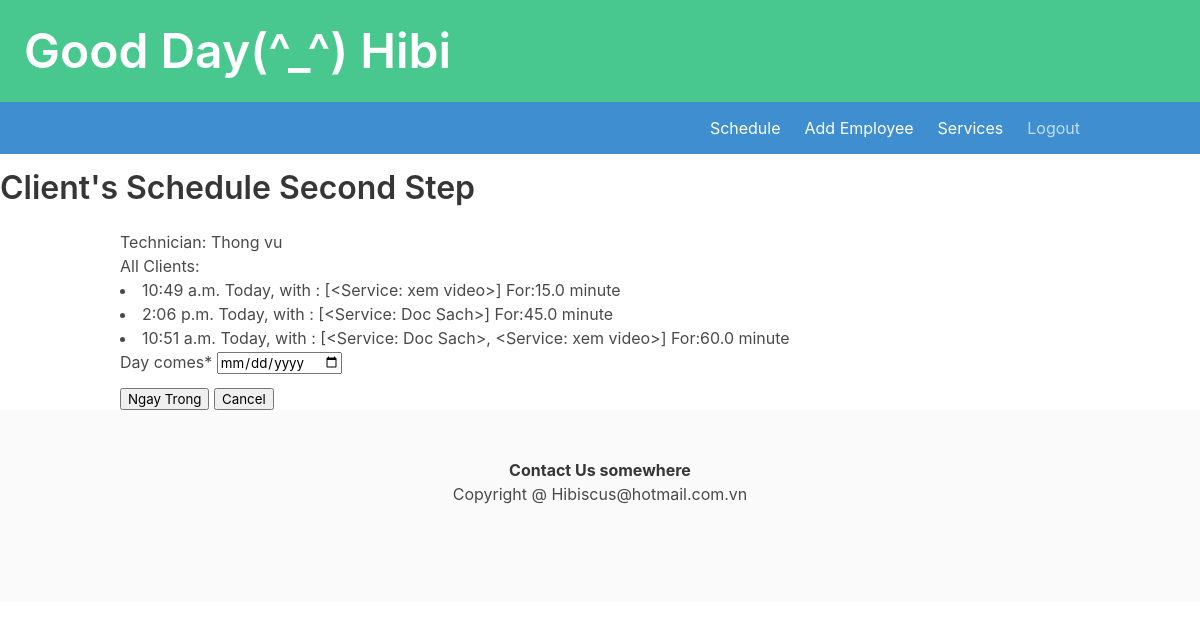
The app's page /dathen/tech/2/ (signed in) with its own data.
### ledger/models.py (models this page shows, shortened)
class Technician(models.Model):
    name = models.CharField(max_length=25)
    phone = PhoneNumberField()
    email = models.EmailField(max_length=40, null=True, blank=True)
    owner = models.ForeignKey(settings.AUTH_USER_MODEL, on_delete=models.DO_NOTHING)
    isWork = models.BooleanField(default=False)
    start_work_at = models.TimeField(null=True)
    end_work = models.TimeField(null=True)
    class Meta:
        unique_together = ('name','phone',)
        ordering = ['name']
    def get_clients(self):
        allClients = self.khachs.all()
        return allClients

class Khach(models.Model):
    class Status(models.TextChoices):
        online = "WebSite"
        cancel = "Cancel"
    full_name = models.CharField(max_length=25)
    phone = PhoneNumberField()
    email = models.EmailField(max_length=40, null=True, blank=True)
    technician = models.ForeignKey(Technician, on_delete=models.DO_NOTHING, null=True, blank=True, related_name='khachs')
    diem = models.PositiveIntegerField(default=0)
    ngaydau = models.DateTimeField(editable=False,auto_now_add=True)
    desc = models.TextField(max_length=250,blank=True, null=True)
    services = models.ManyToManyField("Service", blank=True, related_name="khachs")
    status = models.CharField(choices=Status.choices, max_length=12, default=Status.online)
    day_comes = models.DateField()
    time_at = models.TimeField()
    class Meta:
        unique_together = ('full_name','phone',)
        ordering = ['full_name','-day_comes']
    def get_services(self):
        ten = []
        for dv in self.services.all():
            ten.append(dv)
        return ten
    def get_time_done(sefl):
        tong = 0
        for service in sefl.services.all():
            tong += service.thoiGian.total_seconds()
        if tong > 0:
            tong = tong/60
            return tong
        return tong

class Service(models.Model):
    dichVu = models.CharField(max_length=30)
    gia = models.FloatField()
    thoiGian = models.DurationField()
    owner = models.ForeignKey(settings.AUTH_USER_MODEL, on_delete=models.CASCADE)
    def __str__(self) -> str:
        return self.dichVu

### datHen/views.py (the view)
# urls.py: path('tech/<int:pk>/', Second.as_view(), name='technician_detail' ),
class Second(View):
    template = 'datHen/second.html'
    success_url = reverse_lazy('datHen:listHen')
    def get(self, request, pk):
        techDetail = get_object_or_404(Technician, id=pk)
        secondForm = SecondStepForm()
        allKhach = techDetail.get_clients()
        ngay = request.GET.get('day_comes')
        hnay = allKhach.filter(day_comes=datetime.today())
        khach_chon = allKhach.filter(day_comes=ngay).order_by('time_at')
        cont = {'techDetail': techDetail,
                'allKhach': allKhach,
                'secondForm': secondForm,
                'hnay': hnay,
                'hen': khach_chon,
            }
        return render(request, self.template, cont)

### datHen/forms.py (shortened to what this page needs)
class SecondStepForm(forms.ModelForm):
    day_comes = forms.DateField(widget=ChonNgay(attrs={'min': date.today()}))
    class Meta:
        model=Khach
        fields = [ 'day_comes', 'time_at','full_name', 'phone', 'email', 'status']

### datHen/templates/datHen/second.html (shortened to what this page needs)
{% extends 'base.html' %}
{% load crispy_forms_tags %}
{% block headding %}
    <h1 class='title'>Client's Schedule Second Step</h1>
{% endblock headding %}
{% block content %}
    <h1>Technician: {{ techDetail.name }}</h1>
    <p>All Clients:</p>
    {% for khach in hnay %}
    <li>{{ khach.time_at }} Today, with : {{ khach.get_services }} For:{{ khach.get_time_done }} minute</li>
    {% endfor %}
    <form action='' method='get'>
        <div class="table-responsive">
            <div class="form-day">
                {{ secondForm.day_comes | as_crispy_field }}
              </div>
            <input type='submit' value='Ngay Trong'>
            <input type='submit' onclick="window.location='{% url 'ledger:index' %}'; return false; " value='Cancel' >
        </div>
    </form>
{% endblock content %}
{% block footer %}
    <strong>Contact Us somewhere</strong>
{% endblock footer %}

### ledger/templates/base.html (shortened to what this page needs)
<!DOCTYPE html>
<html>
    <head>
        <link rel="stylesheet" href="">
        <link rel="stylesheet" href="https://cdn.jsdelivr.net/npm/bulma@0.9.3/css/bulma.min.css">
    </head>
    <body>
        <a href="{% url 'ledger:index' %}">
        <section class="hero is-small is-success mb-4">
            <div class="hero-body">
                <h1 class="title is-1">Good Day(^_^) {{ user.username | default:'You'}} </h1>
            </div>
            <section class="hero is-info is-large">
              <div class="hero-head">
                <nav class="navbar">
                  <div class="container">
                    <div class="navbar-brand">
                    </div>
                    <div id="navbarMenuHeroB" class="navbar-menu">
                      <div class="navbar-end">
                         <a class="navbar-item" href="{% url 'datHen:listHen' %}">
                          Schedule
                        </a>
                        <a class="navbar-item" href="{% url 'ledger:add_employee' %}">
                          Add Employee
                        </a>
                        <a class="navbar-item" href="{% url 'ledger:services' %}">
                          Services
                        </a>
                        <span class="navbar-item">
                            {% if user.is_authenticated %}
                            <a href=" {% url 'logout' %}">Logout</a>
                            {% else %}
                            <a href=" {% url 'login' %}">Please Login</a>
                            {% endif %}
                        </span>
                      </div>
                    </div>
                  </div>
                </nav>
              </div>
            </section>
        </section>
    </a>
    {% block headding %}
    {% endblock headding %}
        <div class="container">
                {% block content %}
                {% endblock content %}
        </div>
    </body>
    <footer class="footer">
      <div class="content has-text-centered">
        <p>
          {% block footer %}
          {% endblock footer %}
        </p>
        Copyright @ Hibiscus@hotmail.com.vn
      </div>
    </footer>
</html>

### records on screen
Technician: name "Thong vu"
Khach: time_at "10:49 a.m.", get_services "[<Service: xem video>]", get_time_done "15.0"
Khach: time_at "2:06 p.m.", get_services "[<Service: Doc Sach>]", get_time_done "45.0"
Khach: time_at "10:51 a.m.", get_services "[<Service: Doc Sach>, <Service: xem video>]", get_time_done "60.0"

### other values on screen
{{ user.username | default:'You' }} "Hibi"
